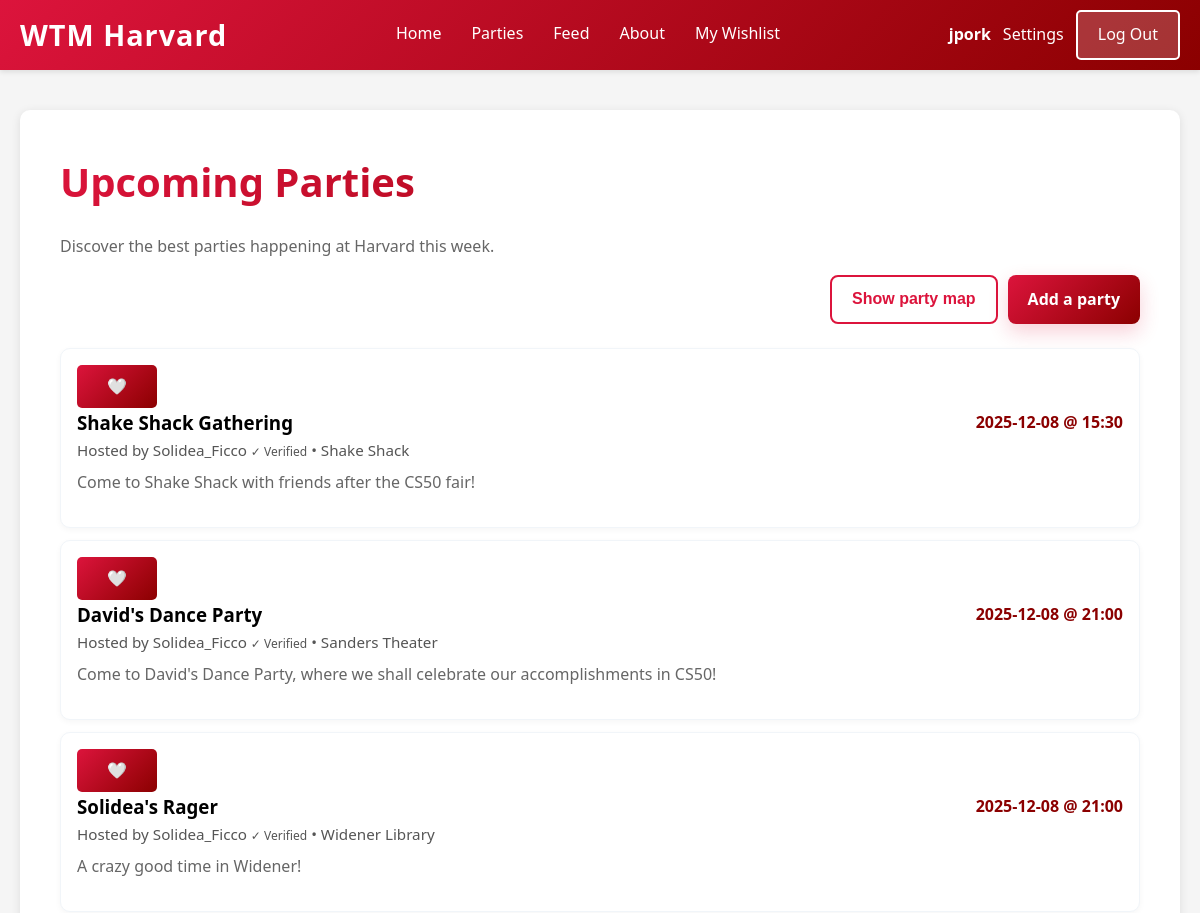
/list (signed in, upper part), run on an earlier commit of the app's database.
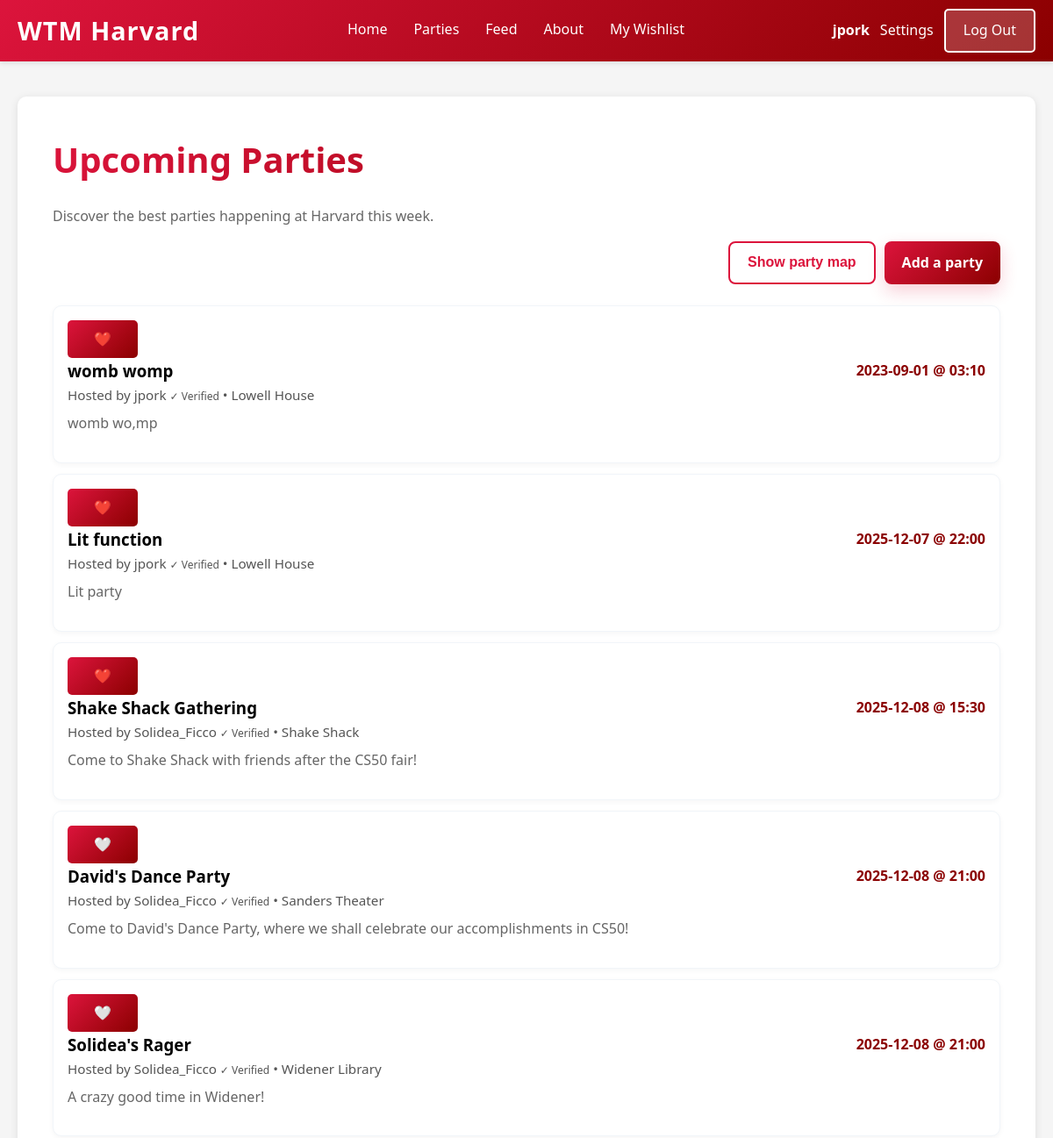
And on a later commit of the database.
### tables this page shows
CREATE TABLE parties (id INTEGER PRIMARY KEY AUTOINCREMENT, user_id INTEGER NOT NULL, host_name TEXT NOT NULL, party_name TEXT NOT NULL, location TEXT NOT NULL, date TEXT NOT NULL, time TEXT NOT NULL, description TEXT, created_at TIMESTAMP DEFAULT CURRENT_TIMESTAMP, latitude REAL, longitude REAL, flyer_path TEXT, FOREIGN KEY (user_id) REFERENCES users(id));

CREATE TABLE users (id INTEGER PRIMARY KEY AUTOINCREMENT NOT NULL, username TEXT NOT NULL, hash TEXT NOT NULL, display_name TEXT);

### app.py (the view)
@app.route('/list')
def list_page():
    user = current_user()
    conn = get_db_connection()
    parties = conn.execute(
        """
        SELECT p.id,
               p.party_name,
               p.location,
               p.latitude,
               p.longitude,
               p.date,
               p.time,
               p.description,
               p.host_name,
               p.flyer_path,
               p.created_at,
               u.username AS created_by,
               u.display_name AS verified_host
        FROM parties p
        JOIN users u ON p.user_id = u.id
        ORDER BY p.date, p.time
        """
    ).fetchall()
    conn.close()
    user_wishlist = get_user_wishlist_ids(user['id']) if user else set()
    return render_template('list.html', parties=parties, user=user, user_wishlist=user_wishlist)

### app.py (called while the page is built)
def get_db_connection():
    conn = sqlite3.connect(DATABASE)
    conn.row_factory = sqlite3.Row
    return conn

def current_user():
    if 'user_id' in session:
        return {'id': session['user_id'], 'email': session.get('user')}
    return None

def get_user_wishlist_ids(user_id):
    if not user_id:
        return set()
    conn = get_db_connection()
    wishlist_items = conn.execute(
        "SELECT party_id FROM wishlist WHERE user_id = ?",
        (user_id,)
    ).fetchall()
    conn.close()
    return {item['party_id'] for item in wishlist_items}

### templates/list.html (shortened to what this page needs)
{% extends "template.html" %}
{% block content %}
<div class="container">
    <h1>Upcoming Parties</h1>
    <p>Discover the best parties happening at Harvard this week.</p>
    <div class="list-actions">
        <button class="btn ghost" id="toggle-map-btn" type="button">Show party map</button>
        {% if session.get('user') %}
        <a class="btn primary" href="/add">Add a party</a>
        {% endif %}
    </div>
    <div class="party-list">
        {% if parties and parties|length > 0 %}
            {% for party in parties %}
            <div class="party-card">
                {% if session.get('user') %}
                <button
                    class="wishlist-btn"
                    data-party-id="{{ party.id }}"
                    data-in-wishlist="{{ 'true' if party.id in user_wishlist else 'false' }}"
                >
                    {% if user_wishlist and party.id in user_wishlist %}
                        ❤️
                    {% else %}
                        🤍
                    {% endif %}
                </button>
                {% endif %}
                <a class="party-card-link" href="/party/{{ party['id'] }}">
                    <div class="party-card-header">
                        <h3>{{ party['party_name'] }}</h3>
                        <div class="party-date">{{ party['date'] }} @ {{ party['time'] }}</div>
                    </div>
                    <p class="party-meta">
                        Hosted by {{ party['verified_host'] }}
                        <span class="badge bg-success" style="font-size: 0.75rem;">✓ Verified</span>
                        • {{ party['location'] }}
                    </p>
                    {% if party['description'] %}
                    <p>{{ party['description'][:150] }}{% if party['description']|length > 150 %}...{% endif %}</p>
                    {% endif %}
                </a>
            </div>
            {% endfor %}
        {% else %}
            <div class="alert alert-secondary">
                No parties have been added yet. Be the first to add one!
            </div>
        {% endif %}
    </div>
</div>
<link rel="stylesheet" href="https://unpkg.com/leaflet@1.9.4/dist/leaflet.css" />
{% endblock %}

What changed in the data, as far as the page shows it:
added parties: party_name "womb womp", date "2023-09-01", time "03:10", verified_host "jpork", location "Lowell House", description "womb wo,mp"
added parties: party_name "Lit function", date "2025-12-07", time "22:00", verified_host "jpork", location "Lowell House", description "Lit party"
computed for parties "Shake Shack Gathering": text "🤍" → "❤️"
